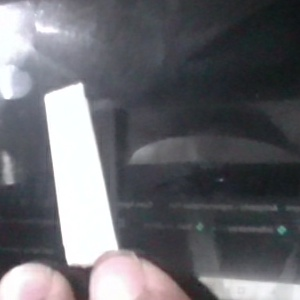
#> input picture silkworm_detection/data/alive/alive_1774456033064.jpg, 300 x 300 px
$ python -i inference.py   (imports and definitions only)
#> lines starting #> are read from the running program, lines starting #| are printed output that depends on the picture
#> further down, picture is the input picture: shape (300, 300, 3); mean B, G, R 109, 103.9, 103.5
import cv2
import pickle
import numpy as np
from skimage.feature import hog
import argparse
import os
import time
import requests
import json
from datetime import datetime

# --- CONFIGURATION for Mobile APK ---
API_URL = "http://YOUR_API_ENDPOINT_HERE" # User should replace this
ENABLE_NOTIFICATIONS = True
NOTIFICATION_COOLDOWN = 300 # 5 minutes in seconds
# ------------------------------------

last_notification_time = 0

# [24 lines left out: function send_notification, not called in this run]

def extract_features(img):
    img_resized = cv2.resize(img, (128, 128))

    # 1. HOG Features
    gray = cv2.cvtColor(img_resized, cv2.COLOR_BGR2GRAY)
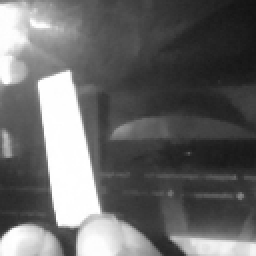
#> gray: shape (128, 128) (shown 2 times larger); min 18, max 255, mean 104.3
    hog_features = hog(gray, orientations=9, pixels_per_cell=(16, 16),
                      cells_per_block=(2, 2), visualize=False)
#> hog_features = 1764 values, max 0.494 at index 1277, min 0 at index 532, mean 0.13

    # 2. Color Histogram
    hist_b = cv2.calcHist([img_resized], [0], None, [8], [0, 256]).flatten()
#> hist_b = [574, 4916, 4483, 1810, 822, 654, 650, 2475]
    hist_g = cv2.calcHist([img_resized], [1], None, [8], [0, 256]).flatten()
#> hist_g = [898, 5670, 4048, 1374, 785, 641, 641, 2327]
    hist_r = cv2.calcHist([img_resized], [2], None, [8], [0, 256]).flatten()
#> hist_r = [1390, 5468, 3841, 1296, 721, 475, 557, 2636]
    color_features = np.concatenate([hist_b, hist_g, hist_r])
#> color_features = 24 values, max 5670 at index 9, min 475 at index 21, mean 2048

    return np.concatenate([hog_features, color_features])

# [77 lines left out: function main, not called in this run]

# [2 lines not run here, left out]

>>> import cv2
>>> picture = cv2.imread('data/alive/alive_1774456033064.jpg')
>>> result = extract_features(picture)
#> result = 1788 values, max 5670 at index 1773, min 0 at index 532, mean 27.62

$ run again, on silkworm_detection/data/alive/alive_1774456040724.jpg
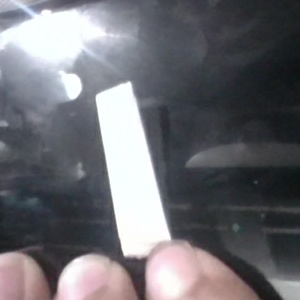
#> input picture silkworm_detection/data/alive/alive_1774456040724.jpg, 300 x 300 px
#> picture is the input picture: shape (300, 300, 3); mean B, G, R 114.4, 109, 109.4
#> in extract_features, `gray = cv2.cvtColor(img_resized, cv2.COLOR_BGR2GRAY)`:
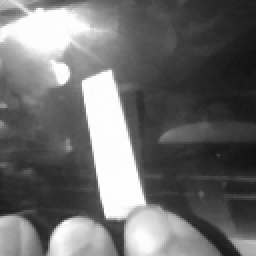
#> gray: shape (128, 128) (shown 2 times larger); min 18, max 255, mean 109.7
#> hog_features = 1764 values, max 0.45 at index 872, min 0 at index 10, mean 0.131
#> hist_b = [618, 4700, 3749, 1785, 1300, 1047, 676, 2509]
#> hist_g = [929, 5409, 3390, 1348, 1366, 986, 642, 2314]
#> hist_r = [1291, 5249, 3316, 1161, 993, 998, 755, 2621]
#> color_features = 24 values, max 5409 at index 9, min 618 at index 0, mean 2048
#> result = 1788 values, max 5409 at index 1773, min 0 at index 10, mean 27.62

$ run again, on silkworm_detection/data/alive/alive_1774456045540.jpg
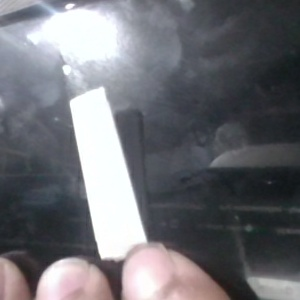
#> input picture silkworm_detection/data/alive/alive_1774456045540.jpg, 300 x 300 px
#> picture is the input picture: shape (300, 300, 3); mean B, G, R 116.1, 110.7, 110.1
#> in extract_features, `gray = cv2.cvtColor(img_resized, cv2.COLOR_BGR2GRAY)`:
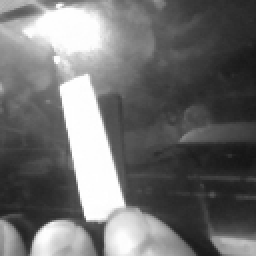
#> gray: shape (128, 128) (shown 2 times larger); min 21, max 255, mean 111.1
#> hog_features = 1764 values, max 0.466 at index 871, min 0 at index 570, mean 0.133
#> hist_b = [223, 4768, 3847, 1738, 1505, 1158, 757, 2388]
#> hist_g = [385, 5370, 3751, 1491, 1337, 1192, 642, 2216]
#> hist_r = [795, 5295, 3510, 1472, 1042, 1097, 692, 2481]
#> color_features = 24 values, max 5370 at index 9, min 223 at index 0, mean 2048
#> result = 1788 values, max 5370 at index 1773, min 0 at index 570, mean 27.62

$ run again, on silkworm_detection/data/alive/alive_1774456050691.jpg
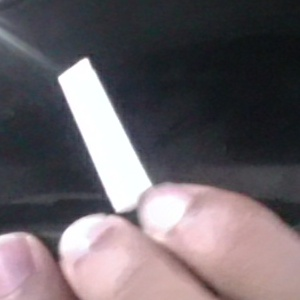
#> input picture silkworm_detection/data/alive/alive_1774456050691.jpg, 300 x 300 px
#> picture is the input picture: shape (300, 300, 3); mean B, G, R 103.7, 98.5, 106.1
#> in extract_features, `gray = cv2.cvtColor(img_resized, cv2.COLOR_BGR2GRAY)`:
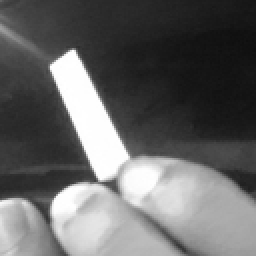
#> gray: shape (128, 128) (shown 2 times larger); min 14, max 255, mean 101.2
#> hog_features = 1764 values, max 0.579 at index 619, min 0.000376 at index 1090, mean 0.126
#> hist_b = [2361, 4720, 2966, 644, 1254, 1670, 1121, 1648]
#> hist_g = [2944, 5357, 1917, 523, 1339, 1850, 982, 1472]
#> hist_r = [3410, 5010, 1674, 355, 377, 1152, 1872, 2534]
#> color_features = 24 values, max 5357 at index 9, min 355 at index 19, mean 2048
#> result = 1788 values, max 5357 at index 1773, min 0.000376 at index 1090, mean 27.61
